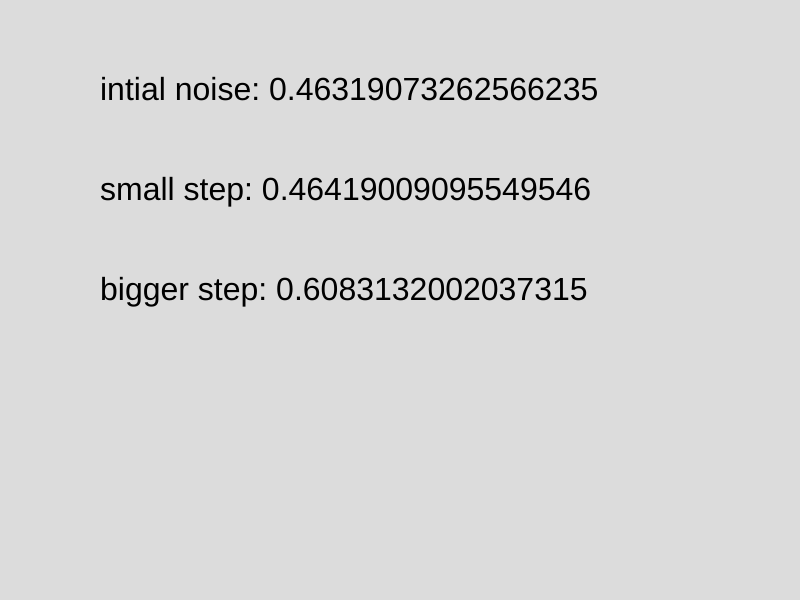
Frame 1 (no input)
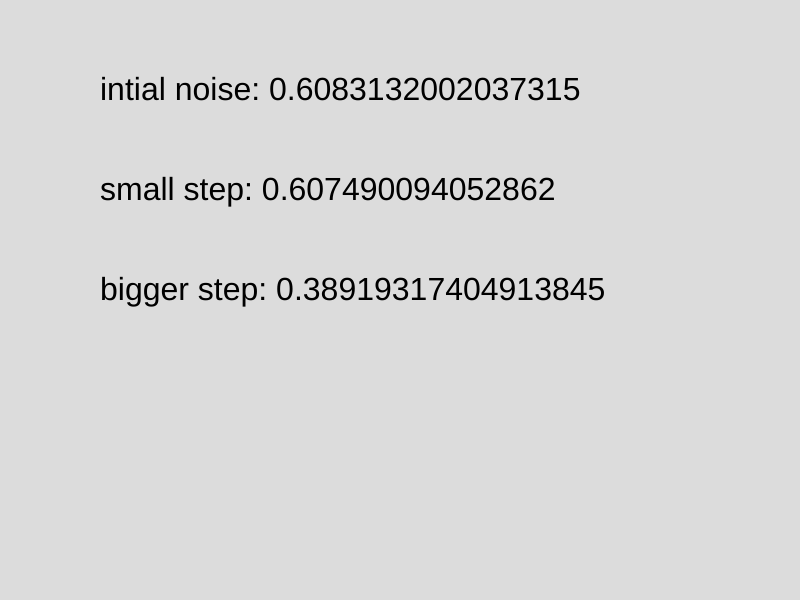
Frame 2 (the mouse pressed at the canvas centre, redrawn once)

The p5.js sketch that drew these frames (run headless with seeded random() and noise() and a simulated clock; the mouse was pressed at the canvas centre and the sketch redrawn once):

// p5.js sketch
// ── sketch.js
// noise is more organic
// always returns a value between 0-1
let noiseVal;
let seed;

function setup() {
    createCanvas(800, 600);
    // feed a value into noise() and get a value back
    // larger the step in the argument, the bigger the jump in noise
    noiseVal = 10;
    seed = 1234;
    noiseSeed(seed); // will fix the output on subsequent runs
}

function draw() {
    background(220);
    let nValue = noise(noiseVal);
    textSize(32);
    text("intial noise: " + nValue, 100, 100);
    noiseVal += .01;
    let incValue = noise(noiseVal);
    text("small step: " + incValue, 100, 200);
    noiseVal += 1.0;
    incValue = noise(noiseVal);
    text("bigger step: " + incValue, 100, 300);
    noLoop();
}
